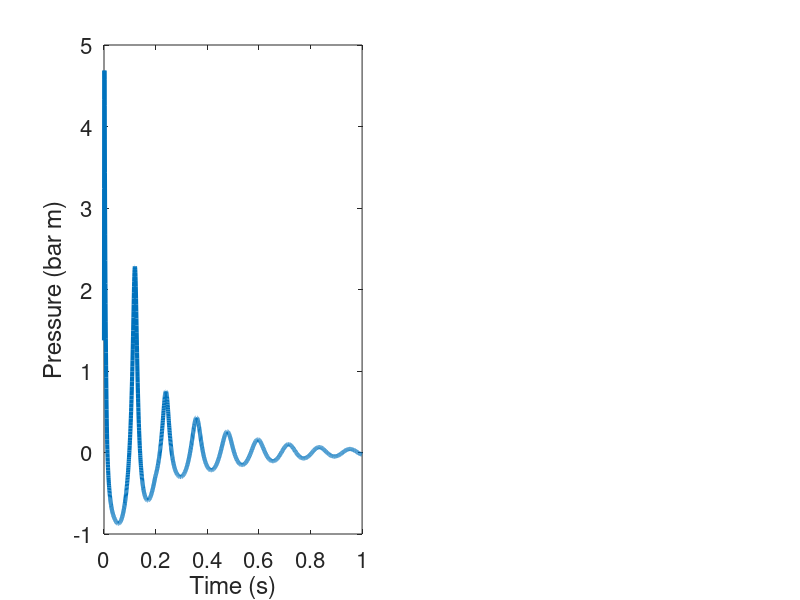

Reproduce this figure in MATLAB. (Note: this script raises an error after producing the figure.)
%% example_compareNucleus %%
%
% Compare pressure perturbation between simulation and Nucleus data for the
% two airguns that are used to generate the synthetic examples

clear all; clc;

% plotting properties
set(0,'DefaultLineLineWidth',3);
set(0,'DefaultAxesFontSize',16);

% add path to source code
addpath source/

%%% nucleus data %%%
% The nucleus data (nuc.csv) contains 65 different firing configurations
% (different pressures and volumes). The pressures and volumes are
% contained in nucProperties.csv (first column is pressure [psi], second column
% is volume [in^3]).
data = csvread('nuc.csv'); % load Nucleus data
[ns, nt] = size(data); % ns = number of samples in trace, nt = number of traces
dt = 500e-6; % sampling interval
t = 0:dt:(ns-1)*dt; %time vector
nucProp = csvread('nucProperties.csv'); %load airgun properties [pressure (pis); volume (cui)]

i = 51; % select nucleus signature 
disp('Properties of Nucleus Signature:');
disp(strcat('Pressure=',num2str(nucProp(i,1)),'psi'));
disp(strcat('Volume=',num2str(nucProp(i,2)),'in^3'));

figure(1); clf;
subplot(1,2,1);
plot(t, data(:,i),'-');
xlabel('Time (s)');
ylabel('Pressure (bar m)');

%%% SeismicAirgun simulation
src_pressure = nucProp(i,1); % source pressure [psi]
src_volume = nucProp(i,2); % source volume [in^3]
src_area = 10; % port area of source [in^2]
src_depth = 10; % depth of source [m]

% pressure (psi), volume (in^3), port/throat area (in^2)
src_props = [src_pressure, src_volume, src_area]; 

dt = 1.25e-5; % sampling interval
time = [min(t) max(t)]; % bounds on time vector
r = 1; % distance from airgun to receiver.
alpha = 0.8; % tuning parameter - decay of amplitude of pressure perturbation
beta = 1; % % tuning parameter - rate of ascent of bubble
physConst = physical_constants(src_depth, r, time, alpha, beta); % physical constant
plot_outputs = false; % false = do not plot outputs, true = plot outputs
output = SeismicAirgun(src_props, physConst, dt, plot_outputs);
output.tPres = [0 output.tPres];
output.pPresBarM = [0 output.pPresBarM];
figure(1); subplot(1,2,1); hold on;
plot(output.tPres, output.pPresBarM,'LineStyle',':');
legend('Nucleus','SeismicAirgun');
title('(a) Source signature');

% convert to frequency domain and plot
[fData, PData, ~] = pressure_spectra(t, data(:,i)*1e5); % data (converted to Pa)
subplot(1,2,2);
semilogx(fData, PData);
hold on;
xlabel('Frequency (Hz)');
ylabel('dB re \mu Pa/Hz');


[fSim, PSim, ~] = pressure_spectra(output.tPres(2:end), output.pDir); % simulation
plot(fSim, PSim,':');
legend('Nucleus','SeismicAirgun');
title('(b) Source signature');
xlim([1 1000])

